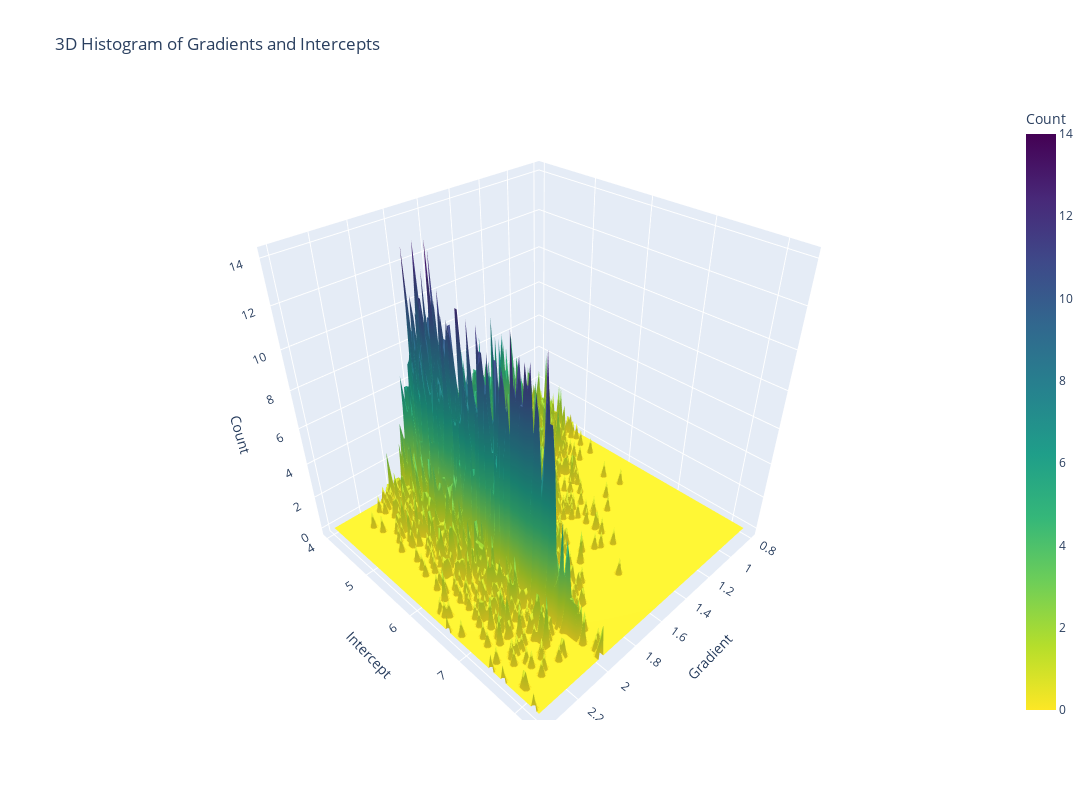

Notebook source saved alongside this figure:
### Code cell
plot_3d_histogram_with_plotly(results_evolved)
